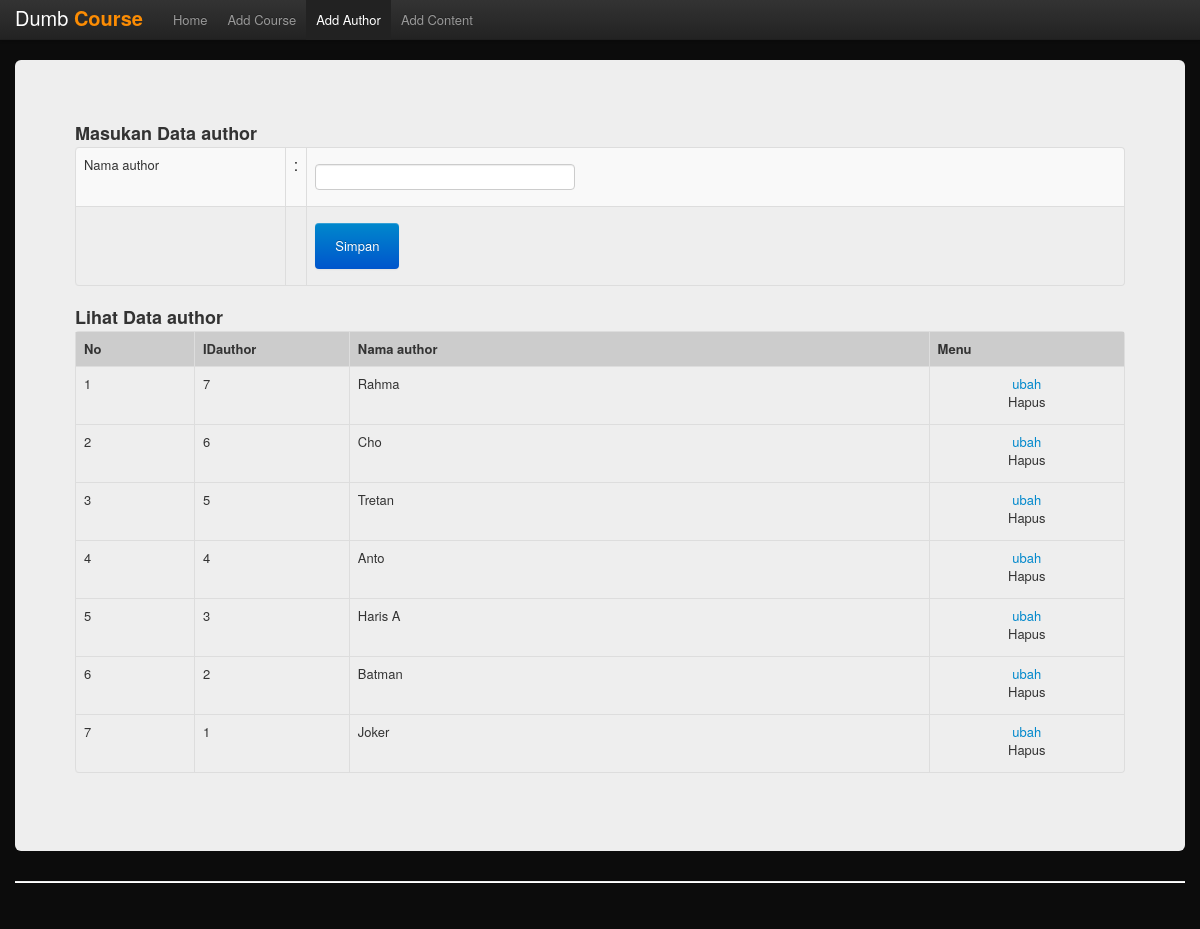
Page /4b/index.php?mnu=author on the committed database.
### tables this page shows
CREATE TABLE `author` (
  `id` int(11) NOT NULL,
  `name` varchar(30) NOT NULL
);

### 4b/koneksi.php (called while the page is built, shortened)
<?php
$tbauthor="author";
?>
<?php
function getJum($conn,$sql){
  $rs=$conn->query($sql);
  $jum= $rs->num_rows;
	return $jum;
}
function getData($conn,$sql){
	$rs=$conn->query($sql);
	$rs->data_seek(0);
	$arr = $rs->fetch_all(MYSQLI_ASSOC);
	return $arr;
}

### 4b/author.php (the view, shortened to what this page needs)
<div class="hero-unit">
  <h3>Masukan Data author</h3>
<form action="" method="post" enctype="multipart/form-data">
<table class="table table-striped table-bordered table-hover">
<tr>
<td width="20%"><label for="name">Nama author</label>
<td width="1%">:<td width="349"><input required name="name" class="span3"  type="text" id="name" value="<?php echo $name;?>" size="25" />
</td>
</tr>
<tr>
<td>
<td>
<td colspan="2"><input name="Simpan" type="submit" class="btn btn-primary" id="Simpan" value="Simpan" class="btn btn-primary"/>
</td></tr>
</table>
</form>
<h3>Lihat Data author </h3>
<table class="table table-bordered table-hover" style="font-size:13px">
  <tr bgcolor="#cccccc">
    <th width="3%">No</td>
	<th width="3%">IDauthor</td>
    <th width="15%">Nama author</td>
    <th width="5%">Menu</td>
</tr>
<?php
  $sql="select * from `$tbauthor` order by `id` desc";
  $jum=getJum($conn,$sql);
		if($jum > 0){
$no=1;
			$arr=getData($conn,$sql);
			foreach($arr as $d) {
				$id=$d["id"];
				$name=$d["name"];
echo"<tr bgcolor='$color'>
				<td>$no</td>
				<td>$id</td>
				<td>$name</td>
				<td><div align='center'>
<a href='?mnu=author&pro=ubah&kode=$id'>ubah</a>
<a href='?mnu=author&pro=hapus&kode=$id'><label alt='hapus'
onClick='return confirm(\"Apakah Anda benar-benar akan menghapus $name pada data author ?..\")'>Hapus</label></a></div></td>
				</tr>";
			$no++;
			}
		}
		else{echo"<tr><td colspan='6'><blink>Maaf, Data user belum tersedia...</blink></td></tr>";}
?>
</table>
</div>

### 4b/index.php (style rules this page uses)
input[type=text], select { width: 100%; padding: 12px 20px; margin: 8px 0; display: inline-block; border: 1px solid #ccc; border-radius: 4px; box-sizing: border-box; }
input[type=submit] { width: 100%; background-color: #4CAF50; color: white; padding: 14px 20px; margin: 8px 0; border: none; border-radius: 4px; cursor: pointer; }
body { padding-top: 60px; padding-bottom: 40px; }

### rows in the picture
author: id "7", name "Rahma"
author: id "6", name "Cho"
author: id "5", name "Tretan"
author: id "4", name "Anto"
author: id "3", name "Haris A"
author: id "2", name "Batman"
author: id "1", name "Joker"
